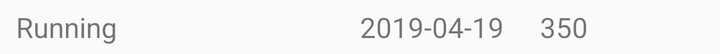
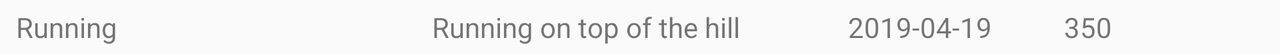

Compare how this app lays out the same screen by default and in its alternative resource folder. The renders come first, then the two layout files and the values they reference.
<!-- AndroidManifest.xml: application theme AppTheme -->
<!-- res/layout/task_durations_item.xml -->
<?xml version="1.0" encoding="utf-8"?>
<androidx.constraintlayout.widget.ConstraintLayout xmlns:android="http://schemas.android.com/apk/res/android"
    xmlns:app="http://schemas.android.com/apk/res-auto"
    xmlns:tools="http://schemas.android.com/tools"
    android:layout_width="match_parent"
    android:layout_height="wrap_content"
    android:layout_margin="4dp">

    <TextView
        android:id="@+id/tv_tditem_taskName"
        android:layout_width="0dp"
        android:layout_height="wrap_content"
        android:layout_marginStart="4dp"
        android:layout_marginEnd="4dp"
        app:layout_constraintEnd_toStartOf="@+id/tv_tditem_startTime"
        app:layout_constraintHorizontal_bias="0.5"
        app:layout_constraintHorizontal_weight="2"
        app:layout_constraintStart_toStartOf="parent"
        app:layout_constraintTop_toTopOf="parent"
        tools:text="Running" />

    <TextView
        android:id="@+id/tv_tditem_startTime"
        android:layout_width="0dp"
        android:layout_height="wrap_content"
        android:layout_marginStart="4dp"
        android:layout_marginEnd="4dp"
        app:layout_constraintBaseline_toBaselineOf="@+id/tv_tditem_taskName"
        app:layout_constraintEnd_toStartOf="@+id/tv_tditem_duration"
        app:layout_constraintHorizontal_bias="0.5"
        app:layout_constraintHorizontal_weight="1"
        app:layout_constraintStart_toEndOf="@+id/tv_tditem_taskName"
        tools:text="2019-04-19" />

    <TextView
        android:id="@+id/tv_tditem_duration"
        android:layout_width="0dp"
        android:layout_height="wrap_content"
        android:layout_marginStart="4dp"
        android:layout_marginEnd="4dp"
        app:layout_constraintBaseline_toBaselineOf="@+id/tv_tditem_startTime"
        app:layout_constraintEnd_toEndOf="parent"
        app:layout_constraintHorizontal_bias="0.5"
        app:layout_constraintHorizontal_weight="1"
        app:layout_constraintStart_toEndOf="@+id/tv_tditem_startTime"
        tools:text="350" />
</androidx.constraintlayout.widget.ConstraintLayout>
<!-- resources referenced by this layout -->
<resources>
  <style name="AppTheme" parent="Theme.AppCompat.Light.DarkActionBar">
          
          <item name="colorPrimary">@color/colorPrimary</item>
          <item name="colorPrimaryDark">@color/colorPrimaryDark</item>
          <item name="colorAccent">@color/colorAccent</item>
      </style>
</resources>
<!-- res/layout-land/task_durations_item.xml (the repository's variant of the layout above) -->
<!-- drawn on the phone turned sideways -->
<?xml version="1.0" encoding="utf-8"?>
<androidx.constraintlayout.widget.ConstraintLayout xmlns:android="http://schemas.android.com/apk/res/android"
    xmlns:app="http://schemas.android.com/apk/res-auto"
    xmlns:tools="http://schemas.android.com/tools"
    android:layout_width="match_parent"
    android:layout_height="wrap_content"
    android:layout_margin="4dp">

    <TextView
        android:id="@+id/tv_tditem_taskName"
        android:layout_width="0dp"
        android:layout_height="wrap_content"
        android:layout_marginStart="4dp"
        android:layout_marginEnd="4dp"
        app:layout_constraintEnd_toStartOf="@+id/tv_tditem_description"
        app:layout_constraintHorizontal_bias="0.5"
        app:layout_constraintHorizontal_weight="2"
        app:layout_constraintStart_toStartOf="parent"
        app:layout_constraintTop_toTopOf="parent"
        tools:text="Running" />

    <TextView
        android:id="@+id/tv_tditem_description"
        android:layout_width="0dp"
        android:layout_height="wrap_content"
        android:layout_marginStart="4dp"
        android:layout_marginEnd="4dp"
        app:layout_constraintBaseline_toBaselineOf="@+id/tv_tditem_taskName"
        app:layout_constraintEnd_toStartOf="@+id/tv_tditem_startTime"
        app:layout_constraintHorizontal_bias="0.5"
        app:layout_constraintHorizontal_weight="2"
        app:layout_constraintStart_toEndOf="@+id/tv_tditem_taskName"
        tools:text="Running on top of the hill" />

    <TextView
        android:id="@+id/tv_tditem_startTime"
        android:layout_width="0dp"
        android:layout_height="wrap_content"
        android:layout_marginStart="4dp"
        android:layout_marginEnd="4dp"
        app:layout_constraintBaseline_toBaselineOf="@+id/tv_tditem_description"
        app:layout_constraintEnd_toStartOf="@+id/tv_tditem_duration"
        app:layout_constraintHorizontal_bias="0.5"
        app:layout_constraintHorizontal_weight="1"
        app:layout_constraintStart_toEndOf="@+id/tv_tditem_description"
        tools:text="2019-04-19" />

    <TextView
        android:id="@+id/tv_tditem_duration"
        android:layout_width="0dp"
        android:layout_height="wrap_content"
        android:layout_marginStart="4dp"
        android:layout_marginEnd="4dp"
        app:layout_constraintBaseline_toBaselineOf="@+id/tv_tditem_startTime"
        app:layout_constraintEnd_toEndOf="parent"
        app:layout_constraintHorizontal_bias="0.5"
        app:layout_constraintHorizontal_weight="1"
        app:layout_constraintStart_toEndOf="@+id/tv_tditem_startTime"
        tools:text="350" />
</androidx.constraintlayout.widget.ConstraintLayout>
